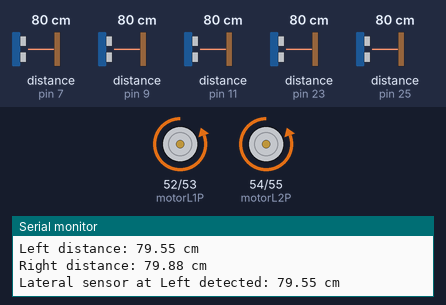
This sketch was run on a simulated Arduino Mega 2560, built with avr-gcc and run on an emulated ATmega2560. Parts: motor-driver pin pairs drawn as motors (green arrow = first pin HIGH = forward, orange = second pin HIGH = backward, longer = more drive), the last lines printed to the serial monitor. Wiring (inferred from the names in the program): 5 × ultrasonic range finder: trigger pin 6, echo pin 7 / trigger pin 8, echo pin 9 / trigger pin 10, echo pin 11 / trigger pin 22, echo pin 23 / trigger pin 24, echo pin 25. The test bench sets the inputs (shaded band); at power-on: distance to the obstacle (sensors on pin 9, pin 23, pin 7, pin 11, pin 25) 80 cm. The echo pulse lasts 58.3 µs per cm.

Above: at 1.2 s.
1.3 s: distance to the obstacle (sensor on pin 9) set to 22 cm
4.3 s: distance to the obstacle (sensor on pin 9) set to 19 cm
At 4.64 s:
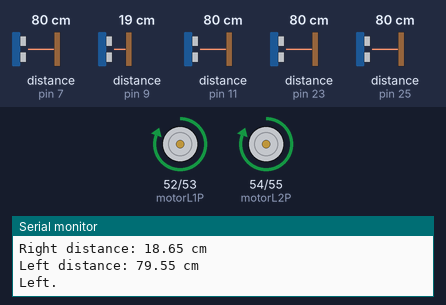
7.3 s: distance to the obstacle (sensor on pin 23) set to 2 cm
10.3 s: distance to the obstacle (sensor on pin 7) set to 2 cm
At 10.6 s:
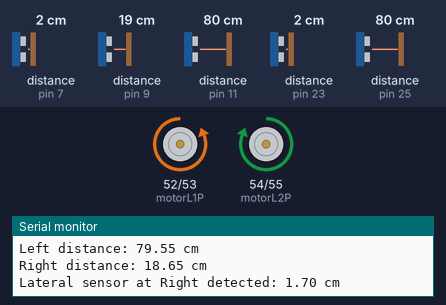
13.3 s: distance to the obstacle (sensor on pin 11) set to 18 cm
At 13.66 s:
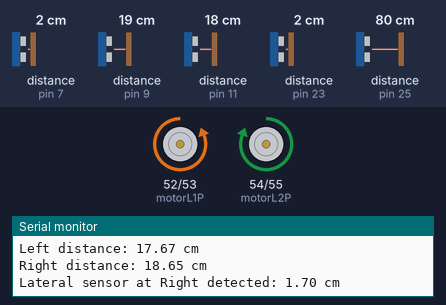
16.3 s: distance to the obstacle (sensor on pin 25) set to 12 cm
19.3 s: distance to the obstacle (sensor on pin 25) set to 9 cm
Timing chart, 0 to 23.3 s (numbered marks = the images above; inputs shaded):
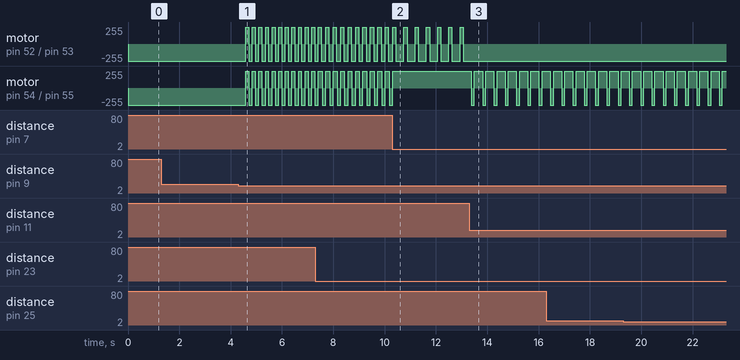

Measured:
- the behaviour switches between 21 and 20 cm on distance to the obstacle (sensor on pin 9) (found by bisection; images 0 and 1)
- after the input at 4.3 s, motor on pin 52 (motorL1P) / pin 53 (motorL1N), motor on pin 54 (motorL2P) / pin 55 (motorL2N): alternates forward 255/255 for 0.11 s and backward 255/255 for 0.14 s, starting after 0.29 s
- after the input at 10.3 s, motor on pin 52 (motorL1P) / pin 53 (motorL1N): alternates forward 255/255 for 0.12 s and backward 255/255 for 0.31 s, starting after 0.45 s; motor on pin 54 (motorL2P) / pin 55 (motorL2N): goes on until 10.3 s, then stays forward 255/255
- after the input at 13.3 s, motor on pin 52 (motorL1P) / pin 53 (motorL1N): stops changing and stays backward 255/255; motor on pin 54 (motorL2P) / pin 55 (motorL2N): alternates forward 255/255 for 0.31 s and backward 255/255 for 0.13 s, starting after 0.07 s

The sketch:

Autonomous_robot.ino
```cpp
const int frontEchoPin = 7;
const int frontTriggerPin = 6;
const int leftEchoPin = 11;
const int leftTriggerPin = 10;
const int rightEchoPin = 9;
const int rightTriggerPin = 8;
const int lrightTriggerPin = 22;
const int lrightEchoPin = 23;
const int lleftTriggerPin = 24;
const int lleftEchoPin = 25;
//first left wheel
const int motorL1P = 52;
const int motorL1N = 53;
//seceond left wheel
const int motorL2P = 54;
const int motorL2N = 55;
//first right wheel
const int motorR1P = 52;
const int motorR1N = 53;
//second right wheel
const int motorR2P = 54;
const int motorR2N = 55;
volatile float maxFrontDistance = 25.00;
volatile float frontDuration, frontDistanceCm, leftDuration, leftDistanceCm, rightDuration, rightDistanceCm,lleftDuration, lleftDistanceCm, lrightDuration, lrightDistanceCm;
volatile float maxLeftDistance, maxRightDistance = 20.00;
volatile float maxLeftLateral, maxRightLateral = 10;
void setup() {
  // serial
  Serial.begin(9600);
  // ultrasonic
  pinMode(frontTriggerPin, OUTPUT);
  pinMode(frontEchoPin, INPUT);
  pinMode(leftTriggerPin, OUTPUT);
  pinMode(leftEchoPin, INPUT);
  pinMode(rightTriggerPin, OUTPUT);
  pinMode(rightEchoPin, INPUT);
  pinMode(lrightTriggerPin, OUTPUT);
  pinMode(lrightEchoPin, INPUT);
  pinMode(lleftTriggerPin, OUTPUT);
  pinMode(lleftEchoPin, INPUT);
  // motors
  pinMode(motorL1P, OUTPUT);
  pinMode(motorL1N, OUTPUT);
  pinMode(motorL2P, OUTPUT);
  pinMode(motorL2N, OUTPUT);
  pinMode(motorR1P, OUTPUT);
  pinMode(motorR1N, OUTPUT);
  pinMode(motorR2P, OUTPUT);
  pinMode(motorR2N, OUTPUT);
}
void loop() {
  // front distance check
  checkFrontDistance();
  if (frontDistanceCm < maxFrontDistance) {
    Serial.println("Too close");
    checkLeftDistance();
    delay(20);
    checkRightDistance();
    delay(20);
    checkLateralRight();
    delay(20);
    checkLateralLeft();
    delay(20);
    if (lleftDistanceCm<maxLeftLateral)
      moveLeftLateral();
    else if (lrightDistanceCm<maxRightLateral)
      moveRightLateral();
      else if (leftDistanceCm < rightDistanceCm)
        moveRight();
        else if (leftDistanceCm > rightDistanceCm) {
          moveLeft();
    }
  }
  else {
    Serial.println("OK");
    moveForward();
  }
  // left distance check
  checkLeftDistance();
  if (leftDistanceCm < maxLeftDistance) {
    Serial.println("Left too close");
    delay(20);
    checkLeftDistance();
    delay(20);
    checkRightDistance();
    delay(20);
    if (leftDistanceCm > rightDistanceCm)
      moveForward();
    else if (leftDistanceCm < rightDistanceCm) {
      moveRight();
    }
  }
  // right distance check
  checkRightDistance();
  if (rightDistanceCm < maxRightDistance) {
    Serial.println("Right too close");
    delay(20);
    checkRightDistance();
    delay(20);
    checkLeftDistance();
    delay(20);
    if (rightDistanceCm > leftDistanceCm)
      moveForward();
    else if (rightDistanceCm < leftDistanceCm) {
      moveLeft();
    }
  }
  // Lateral left distance check
  checkLateralLeft();
  if (lleftDistanceCm < maxLeftLateral) {
    Serial.println("Lateral Right too close");
    delay(20);
    moveLeftLateral();
    delay(20);
  }
  // Lateral right distance check
  checkLateralRight();
  if (lrightDistanceCm < maxRightLateral) {
    Serial.println("Lateral Right too close");
    delay(20);
    moveRightLateral();
    delay(20);
  }
}
void checkFrontDistance() {
  digitalWrite(frontTriggerPin, LOW);  //to generate a clear pulse, we put in LOW 4us
  delayMicroseconds(4);
  digitalWrite(frontTriggerPin, HIGH);  //we generate a trigger of 10us
  delayMicroseconds(10);
  digitalWrite(frontTriggerPin, LOW);
  frontDuration = pulseIn(frontEchoPin, HIGH);  //Measuring the pulse, en microsegundos
  frontDistanceCm = frontDuration * 10 / 292 / 2;  //Converting the distance, in cm
  Serial.print("Distance: ");
  Serial.print(frontDistanceCm);
  Serial.println(" cm");
}
void checkLeftDistance() {
  digitalWrite(leftTriggerPin, LOW);  //to generate a clear pulse, we put in LOW 4us
  delayMicroseconds(4);
  digitalWrite(leftTriggerPin, HIGH);  //we generate a trigger of 10us
  delayMicroseconds(10);
  digitalWrite(leftTriggerPin, LOW);
  leftDuration = pulseIn(leftEchoPin, HIGH);  //Measuring the pulse, en microsegundos
  leftDistanceCm = leftDuration * 10 / 292 / 2;  //Converting the distance, in cm
  Serial.print("Left distance: ");
  Serial.print(leftDistanceCm);
  Serial.println(" cm");
}
void checkRightDistance() {
  digitalWrite(rightTriggerPin, LOW);  //
  delayMicroseconds(4);
  digitalWrite(rightTriggerPin, HIGH);  //
  delayMicroseconds(10);
  digitalWrite(rightTriggerPin, LOW);
  rightDuration = pulseIn(rightEchoPin, HIGH);  //
  rightDistanceCm = rightDuration * 10 / 292 / 2;  //
  Serial.print("Right distance: ");
  Serial.print(rightDistanceCm);
  Serial.println(" cm");
}
void checkLateralLeft() {
  digitalWrite(lleftTriggerPin, LOW);
  delayMicroseconds(4);
  digitalWrite(lleftTriggerPin, HIGH);
  delayMicroseconds(10);
  digitalWrite(lleftTriggerPin, LOW);
  lleftDuration = pulseIn(lleftEchoPin, HIGH);
  lleftDistanceCm = lleftDuration * 10 / 292 / 2;
  Serial.print("Lateral sensor at Left detected: ");
  Serial.print(lleftDistanceCm);
  Serial.println(" cm");
}
void checkLateralRight() {
  digitalWrite(lrightTriggerPin, LOW);
  delayMicroseconds(4);
  digitalWrite(lrightTriggerPin, HIGH);
  delayMicroseconds(10);
  digitalWrite(lrightTriggerPin, LOW);
  lrightDuration = pulseIn(lrightEchoPin, HIGH);
  lrightDistanceCm = lrightDuration * 10 / 292 / 2;
  Serial.print("Lateral sensor at Right detected: ");
  Serial.print(lrightDistanceCm);
  Serial.println(" cm");
}
void moveBackward() {
  Serial.println("Backward.");
  digitalWrite(motorL1P, HIGH);
  digitalWrite(motorL1N, LOW);
  digitalWrite(motorL2P, HIGH);
  digitalWrite(motorL2N, LOW);
  digitalWrite(motorR1P, HIGH);
  digitalWrite(motorR1N, LOW);
  digitalWrite(motorR2P, HIGH);
  digitalWrite(motorR2N, LOW);
}
void moveForward() {
  Serial.println("Forward.");
  digitalWrite(motorL1P, LOW);
  digitalWrite(motorL1N, HIGH);
  digitalWrite(motorL2P, LOW);
  digitalWrite(motorL2N, HIGH);
  digitalWrite(motorR1P, LOW);
  digitalWrite(motorR1N, HIGH);
  digitalWrite(motorR2P, LOW);
  digitalWrite(motorR2N, HIGH);
}
void moveLeft() {
  Serial.println("Left.");
  digitalWrite(motorL1P, LOW);
  digitalWrite(motorL1N, HIGH);
  digitalWrite(motorL2P, LOW);
  digitalWrite(motorL2N, HIGH);
  digitalWrite(motorR1P, HIGH);
  digitalWrite(motorR1N, LOW);
  digitalWrite(motorR2P, HIGH);
  digitalWrite(motorR2N, LOW);
}
void moveRight() {
  Serial.println("Right.");
  digitalWrite(motorL1P, HIGH);
  digitalWrite(motorL1N, LOW);
  digitalWrite(motorL2P, HIGH);
  digitalWrite(motorL2N, LOW);
  digitalWrite(motorR1P, LOW);
  digitalWrite(motorR1N, HIGH);
  digitalWrite(motorR2P, LOW);
  digitalWrite(motorR2N, HIGH);
}
void moveLeftLateral() {
  Serial.println("Left.");
  digitalWrite(motorL1P, LOW);
  digitalWrite(motorL1N, HIGH);
  digitalWrite(motorL2P, HIGH);
  digitalWrite(motorL2N, LOW);
  digitalWrite(motorR1P, HIGH);
  digitalWrite(motorR1N, LOW);
  digitalWrite(motorR2P, LOW);
  digitalWrite(motorR2N, HIGH);
}
void moveRightLateral() {
  Serial.println("Right.");
  digitalWrite(motorL1P, HIGH);
  digitalWrite(motorL1N, LOW);
  digitalWrite(motorL2P, LOW);
  digitalWrite(motorL2N, HIGH);
  digitalWrite(motorR1P, LOW);
  digitalWrite(motorR1N, HIGH);
  digitalWrite(motorR2P, HIGH);
  digitalWrite(motorR2N, LOW);
}
```
